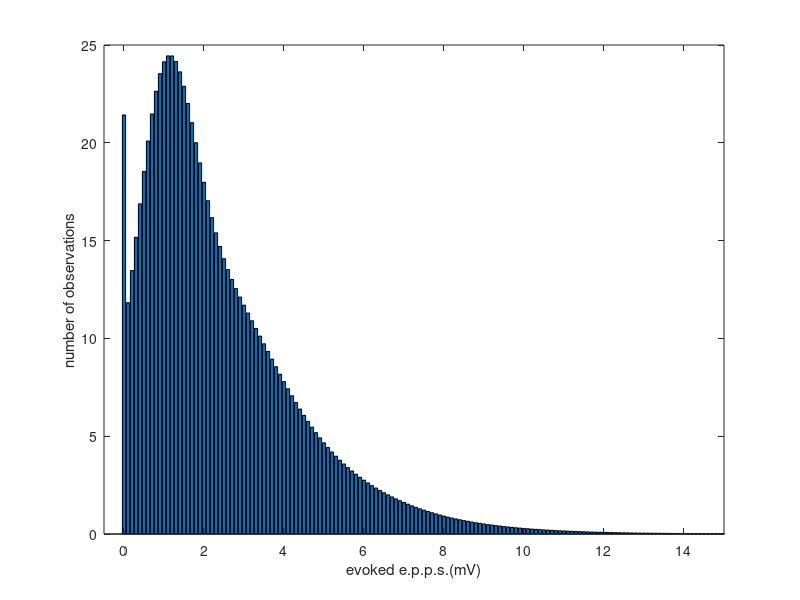
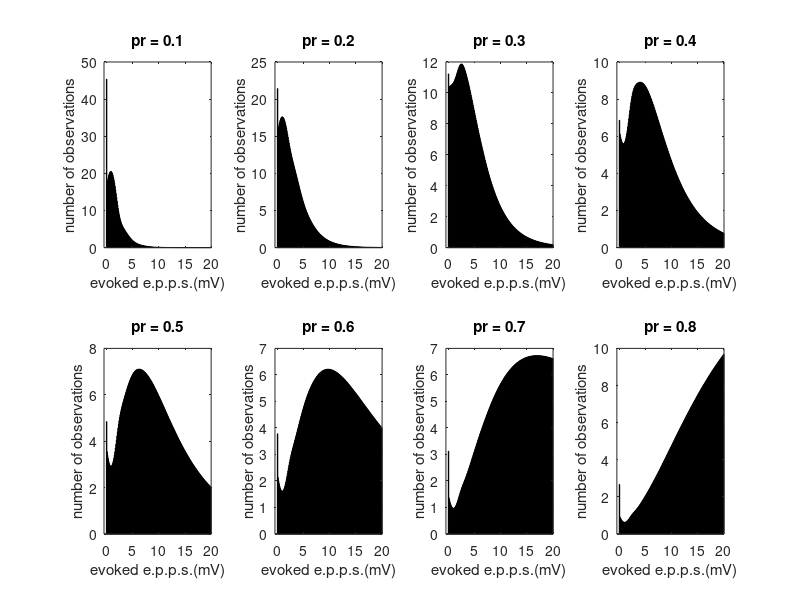
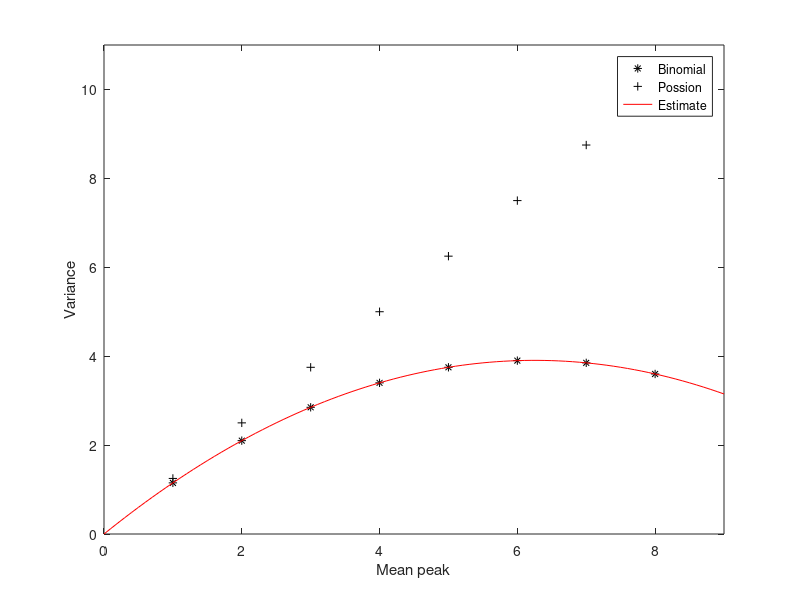

Here is the MATLAB script that generated these plots, in order:
figure(1)
pr = 0.2;
N =10;
n = 100;
mu = 1;
s = 0.5;
pk = binopdf(0,N,pr);
v = 0:0.1:20;
nv = length(v);
pv = zeros(1,nv);
pv(1) = pk;
m_sn = N*pr;
m_v = N*pr*mu;
s_sn2 = N*pr*(1-pr);
s_v2 = s_sn2*mu^2+m_sn*s^2;
for i = 1:10
    pk = binopdf(i,N,pr);
    pv_k = normpdf(v,i*mu,i*sqrt(s));
    pv = pv+pk*pv_k;
end
pv(2:nv)= pv(2:nv)*(1-pv(1))/sum(pv(2:nv)*0.01);
count = zeros(1,nv);
count(1) = n*pv(1);
count(2:nv) = pv(2:nv)*(n-count(1))/(sum(pv(2:nv))*0.1);
bar(v,count)
xlabel('evoked e.p.p.s.(mV)');
ylabel('number of observations');
xlim([-0.5 15])

figure(2)
pr1 = 0.1:0.1:0.8;
np = length(pr1);
pk1 = binopdf(0,N,pr1);
pv1 = zeros(np,nv);
pv1(:,1) = pk1;

for i = 1:10
    pk1 = binopdf(i,N,pr1);
    pv1_k = normpdf(v,i*mu,i*sqrt(s));
    pv1 = pv1+pv1_k.*pk1';
end
pv1(:,2:nv)= pv1(:,2:nv).*(1-pv1(:,1))./sum(pv1(:,2:nv)*0.01);
count1 = zeros(np,nv);
count1(:,1) = n*pv1(:,1);
for j = 1:8
    count1(j,2:nv) = pv1(j,2:nv).*(n-count1(j,1))/(sum(pv1(j,2:nv))*0.1);
    subplot(2,4,j)
    bar(v,count1(j,:))
    xlabel('evoked e.p.p.s.(mV)');
    ylabel('number of observations');
    tt = sprintf('pr = %.1f',pr1(j));
    title(tt)
    xlim([-0.5 20])
end

figure(3)
m_sn = N*pr1;
m_v = N*pr1*mu;
s_sn2 = N*pr1.*(1-pr1);
s_v2 = s_sn2*mu^2+m_sn*s^2;
plot(m_v,s_v2,'*k')
hold on 
lambda = N*pr1;
m_vp = lambda*mu;
s_v2p = lambda*(mu^2+s^2);
plot(m_vp,s_v2p,'+k')
cv_minis = s/mu;
mv = 0:0.1:9;
sv2 = mu*(1+cv_minis^2)*mv-mv.^2./N;
plot(mv,sv2,'r-')
hold off
legend('Binomial','Possion','Estimate')
xlabel('Mean peak')
ylabel('Variance')
xlim([0 9])
ylim([0 11])
